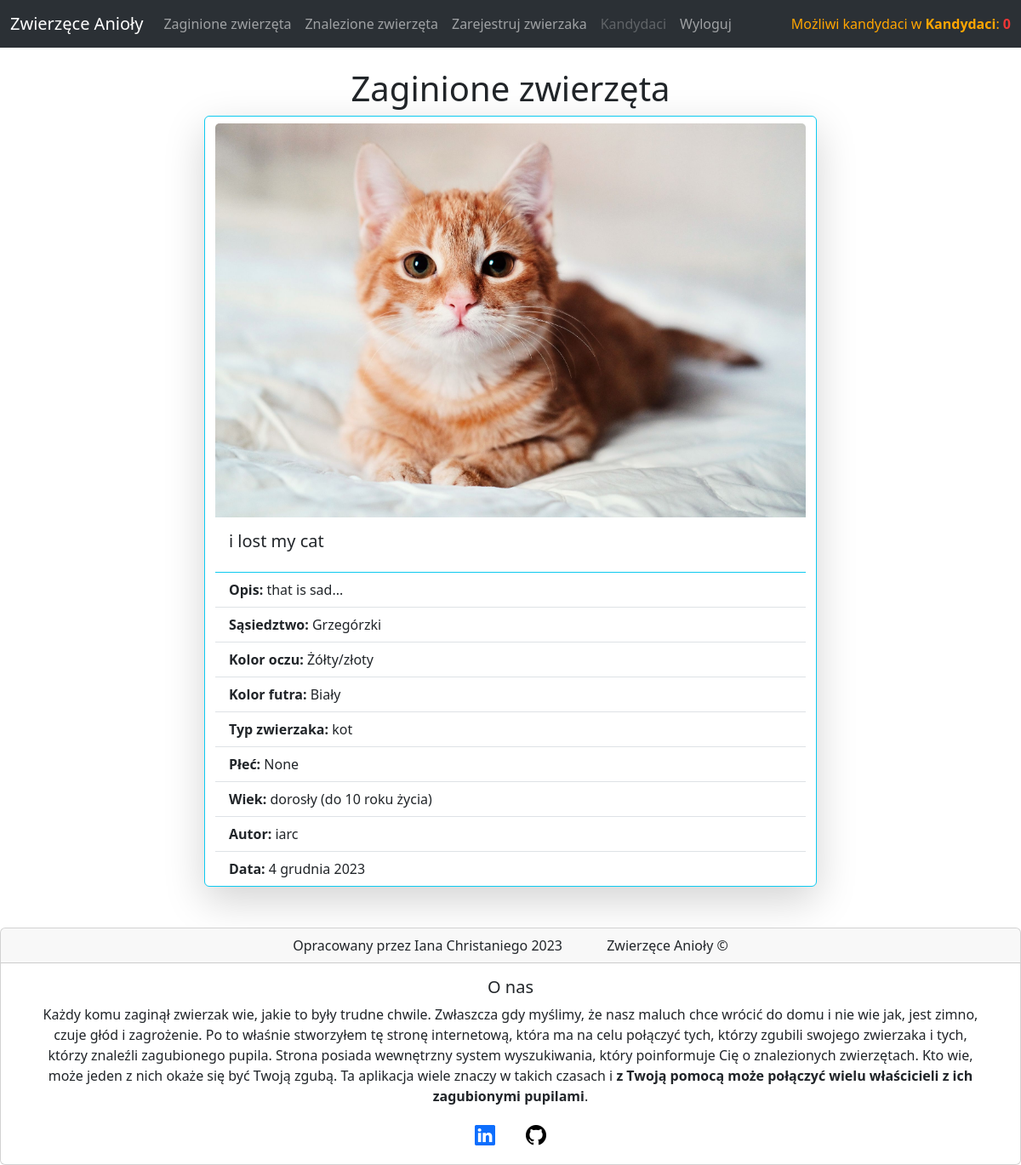
The app's page /pets/lost/ with its own data.
### crud/models.py (models this page shows, shortened)
class EventModel(models.Model):
    author = models.ForeignKey(User, on_delete=models.CASCADE, verbose_name="Autor")
    title = models.CharField(max_length = 50, blank = False, null = False, verbose_name="Tytuł")
    event = models.TextField(max_length = 250, blank = False, null = False, verbose_name="Opis")
    petType = (
        ("kot", "kot"),
        ("pies", "pies"),
        ("inny", "inny")
    )
    type = models.CharField(max_length = 5, blank = False, null = False, choices = petType, verbose_name="Typ zwierzaka")
    petsCharacteristics_eyes = (
        ("Żółty/złoty", "Żółty/złoty"),
        ("Zielony", "Zielony"),
        ("Niebieski", "Niebieski"),
        ("Miedź/bursztyn", "Miedź/bursztyn"),
        ("Mieszane kolory", "Mieszane kolory")
    )
    eyesColor = models.CharField(max_length = 35, choices = petsCharacteristics_eyes, blank = True, null = True, verbose_name="Kolor oczu")
    petsCharacteristics_fur = (
        ("Czarny", "Czarny"),
        ("Biały", "Biały"),
        ("Rudy", "Rudy"),
        ("Szary", "Szary"),
        ("Dwa różne kolory", "Dwa różne kolory"),
        ("Trzy różne kolory", "Trzy różne kolory")
    )
    furColor = models.CharField(max_length = 18, choices = petsCharacteristics_fur, help_text="(Dominujący)", verbose_name="Kolor futra")
    petsCharacteristics_gender = (
        ("Samiec", "Samiec"),
        ("Samica", "Samica")
    )
    gender = models.CharField(max_length = 9, choices = petsCharacteristics_gender, blank = True, null = True, verbose_name="Płeć")
    petsCharacteristics_age = (
        ("szczenię (do 1 roku życia)", "szczenię (do 1 roku życia)"),
        ("dorosły (do 10 roku życia)", "dorosły (do 10 roku życia)"),
        ("seniorzy (od 10 lat)", "seniorzy (od 10 lat)")
    )
    age = models.CharField(max_length = 26, choices = petsCharacteristics_age, blank = True, null = True, verbose_name="Wiek")
    locationOptions = (
            ("Bieńczyce", "Bieńczyce"),
            ("Bieżanów-Prokocim", "Bieżanów-Prokocim"),
            ("Bronowice", "Bronowice"),
            ("Czyżyny", "Czyżyny"),
            ("Dębniki", "Dębniki"),
            ("Grzegórzki", "Grzegórzki"),
            ("Krowodrza", "Krowodrza"),
            ("Łagiewniki–Borek Fałęcki", "Łagiewniki–Borek Fałęcki"),
            ("Mistrzejowice", "Mistrzejowice"),
            ("Nowa Huta", "Nowa Huta"),
            ("Podgórze", "Podgórze",),
            ("Podgórze Duchackie", "Podgórze Duchackie"),
            ("Prądnik Biały", "Prądnik Biały"),
            ("Prądnik Czerwony", "Prądnik Czerwony"),
            ("Stare Miasto", "Stare Miasto"),
            ("Swoszowice", "Swoszowice"),
            ("Wzgórza Krzesławickie", "Wzgórza Krzesławickie"),
            ("Zwierzyniec", "Zwierzyniec")
        )
    neighborhood = models.CharField(max_length = 25, choices = locationOptions, help_text="(Ostatni raz widziano zwierzaka.)", verbose_name="Sąsiedztwo")
    contact = models.EmailField(blank = True, default = "youremail@example.com", help_text="(Informacja ta wyświetli się tylko w Wyszukiwarce Zwierzaków, jeśli system znajdzie potencjalnych kandydatów.)", verbose_name="Kontakt")
    pic  = models.ImageField(null = True, blank=True, upload_to = "media/", verbose_name="Zdjęcie")
    date = models.DateField(auto_now = True, verbose_name="Data")
    lost = models.BooleanField(help_text = "(Zaznacz to pole, jeśli Twój zwierzak ZAGINĄŁ. Jeśli znalazłeś zwierzaka, NIE zaznaczaj żadnego z pól.)", verbose_name="Zaginiony zwierzak")
    found = models.BooleanField(default = False, help_text="(Zaznacz to pole, jeśli Twój pupil już się ODNALAZŁ. Jeśli znalazłeś zwierzaka, NIE zaznaczaj żadnego z pól.)", verbose_name="Znaleziony zwierzak")

### crud/views.py (the view)
# urls.py: path('lost/', views.lostList, name = 'lostList'),
def lostList(request):
    events = EventModel.objects.all().order_by("-date")
    try:
        candidates = eventSearcher(request.user)
        amountResults = len(candidates)
    except:
        amountResults = 0
    return render(request, "lostlist.html", {"eventsToTemplate": events, "username": request.user, "amountOfCandidates": amountResults})

### crud/templates/lostlist.html (shortened to what this page needs)
{% extends "general_users_template.html" %}
{% block foundList %}
<div class="container fluid p-4">
    <div class="row justify-content-center ">
        <div class="col">
            <div class="container text-center mt-8 mb-2">
                <h1>Zaginione zwierzęta</h1>
            </div>
            <div class="row justify-content-center mt-2 mb-4">
                {% for event in eventsToTemplate %}
                    {% if event.lost == True %}
                        <div class="card border-info shadow-lg" style="width: 45rem;">
                            <a href="{% url 'crud:specificEvent' event.id %}"><img src="{{ event.pic.url }}" class="card-img-top mt-2" alt="Pet's image"></a>
                            <div class="card-body">
                                <h5 class="card-title">{{ event.title }}
                                </h5>
                            </div>
                            <ul class="list-group list-group-flush">
                                <li class="list-group-item"><strong>Opis: </strong> {{ event.event }}</li>
                                <li class="list-group-item"><strong>Sąsiedztwo: </strong> {{ event.neighborhood }}</li>
                                <li class="list-group-item"><strong>Kolor oczu: </strong> {{ event.eyesColor }}</li>
                                <li class="list-group-item"><strong>Kolor futra: </strong> {{ event.furColor }}</li>
                                <li class="list-group-item"><strong>Typ zwierzaka: </strong> {{ event.type }}</li>
                                <li class="list-group-item"><strong>Płeć: </strong> {{ event.gender }}</li>
                                <li class="list-group-item"><strong>Wiek: </strong> {{ event.age }}</li>
                                <li class="list-group-item"><strong>Autor: </strong> {{ event.author }}</li>
                                <li class="list-group-item"><strong>Data: </strong> {{ event.date }}</li>
                            </ul>
                        </div>
                        <br>
                    {% endif %}
                {% endfor %}
            </div>
        </div>
    </div>
</div>
{% endblock%}

### records on screen
EventModel: pic (picture), title "i lost my cat", event "that is sad...", neighborhood "Grzegórzki", eyesColor "Żółty/złoty", furColor "Biały", type "kot", gender "None", age "dorosły (do 10 roku życia)", author "iarc", date "4 grudnia 2023"

### other values on screen
{{ amountOfCandidates }} "0"
